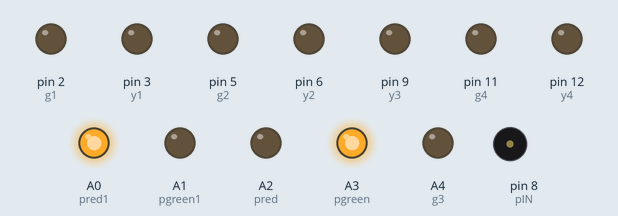
A sketch run on a simulated Arduino Uno, built with avr-gcc and run on an emulated ATmega328P. Parts: output pins drawn as LEDs (lit = HIGH), buzzer (waves = sounding). Pins used as bus, display or sensor lines are not drawn.

Above: at 0.17 s.
At 2.6 s:
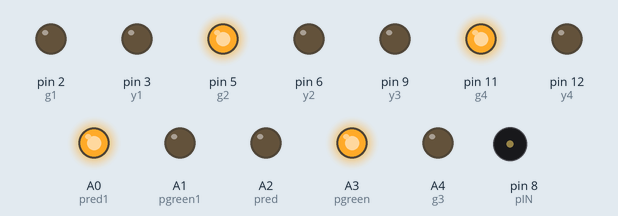
At 19.9 s:
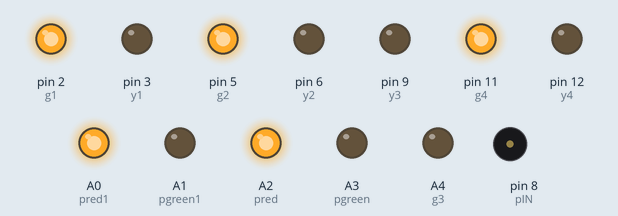
At 23.9 s:
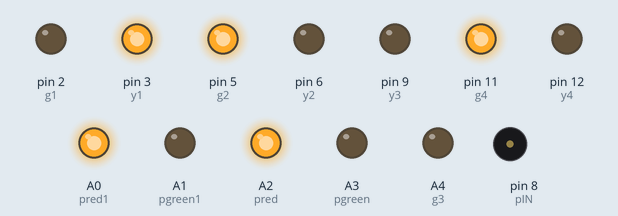
At 29.9 s:
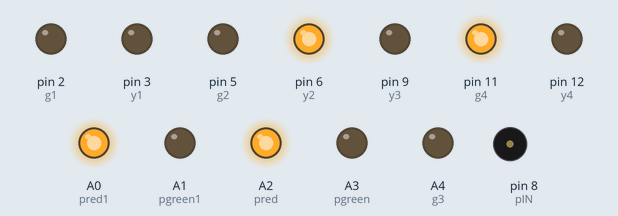
At 37.9 s:
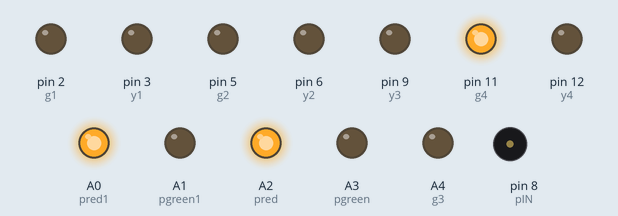
Timing chart, 0 to 39.4 s (numbered marks = the images above):
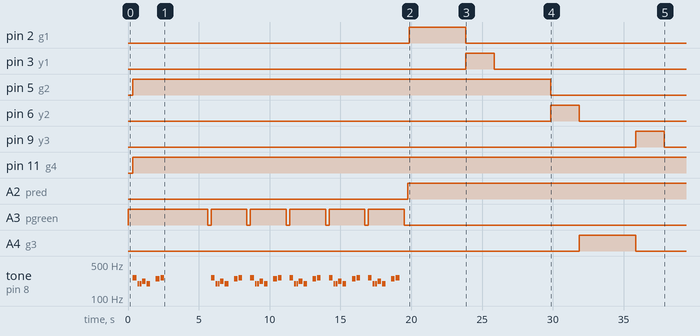

The sketch:

Intelligent_Traffic_Light_for_Visually_Impaired_People.ino
```cpp
#include "pitches.h"


int melody[] = {

  NOTE_C4, NOTE_G3, NOTE_G3, NOTE_A3, NOTE_G3, 0, NOTE_B3, NOTE_C4
};

// note durations: 4 = quarter note, 8 = eighth note, etc.:
int noteDurations[] = {

  4, 8, 8, 4, 4, 4, 4, 4
};

void Playtone13()
{
  for (int thisNote = 0; thisNote < 8; thisNote++)
{

    int noteDuration = 1000 / noteDurations[thisNote];

    tone(8, melody[thisNote], noteDuration);

    int pauseBetweenNotes = noteDuration * 1.30;

    delay(pauseBetweenNotes);

    // stop the tone playing:

    noTone(8);

  }
}

void Playtone24()
{
  for (int thisNote = 0; thisNote < 8; thisNote++)
{

    int noteDuration = 1000 / noteDurations[thisNote];

    tone(A5, melody[thisNote], noteDuration);

    int pauseBetweenNotes = noteDuration * 1.30;

    delay(pauseBetweenNotes);

    // stop the tone playing:

    noTone(A5);

  }
}


// Assumption: We begin with a green for pedestrians
// and it repeats after an entire cycle
const int g1 = 2;
const int y1 = 3;
const int r1 = 4;
const int g2 = 5;
const int y2 = 6;
const int r2 = 7;
const int g3 = A4;
const int y3 = 9;
const int r3 = 10;
const int g4 = 11;
const int y4 = 12;
const int r4 = 13;
const int pred = A2;
const int pgreen = A3;
const int pred1=A0;
const int pgreen1=A1;
 const int pIN=8;
const int pIN1=A5;
void setup()

{
pinMode (r1, OUTPUT);
pinMode (y1, OUTPUT);
pinMode (g1, OUTPUT);
pinMode (r2, OUTPUT);
pinMode (y2, OUTPUT);
pinMode (g2, OUTPUT);
pinMode (r3, OUTPUT);
pinMode (y3, OUTPUT);
pinMode (g3, OUTPUT);
pinMode (r4, OUTPUT);
pinMode (y4, OUTPUT);
pinMode (g4, OUTPUT);
pinMode (pred, OUTPUT);
pinMode (pgreen, OUTPUT);
pinMode (pred1, OUTPUT);
pinMode (pgreen1, OUTPUT);
digitalWrite (r1, HIGH);
digitalWrite (r2, HIGH);
digitalWrite (r3, HIGH);
digitalWrite (r4, HIGH);
digitalWrite (pgreen, HIGH);
digitalWrite (pred1, HIGH);
pinMode (pIN, INPUT);//Button 8
pinMode (pIN1, INPUT);//Button A5


}

void loop() {
WalkCycle13();

WalkCycle24();


}
// The WalkCycle function is for pedestrians
void WalkCycle13() {
  delay(350);
digitalWrite (g1, LOW);digitalWrite (g2, HIGH);digitalWrite (g3, LOW);digitalWrite (g4, HIGH);
digitalWrite (y1, LOW);digitalWrite (y2, LOW);digitalWrite (y3, LOW);digitalWrite (y4, LOW);
digitalWrite (r1, HIGH);digitalWrite (r2, LOW);digitalWrite (r3, HIGH);digitalWrite (r4, LOW);


  digitalWrite (pgreen, HIGH);
  Playtone13();
  digitalWrite (pred, LOW);
  delay (3000);
  digitalWrite (pgreen, LOW);
  //digitalWrite(pIN, LOW);  // Turn off green Pedestrian Light
  delay(250);
  for (int x = 0; x < 5; x++) {  // Flash green Ped LED 5X
    digitalWrite(pgreen, HIGH);
    Playtone13();
    delay(250);
    digitalWrite(pgreen, LOW);
    delay(250);
  }
  digitalWrite(pred, HIGH);
  turn();
}
void WalkCycle24() {
  delay(350);
digitalWrite (g1, HIGH);digitalWrite (g2, LOW);digitalWrite (g3, HIGH);digitalWrite (g4, LOW);
digitalWrite (y1, LOW);digitalWrite (y2, LOW);digitalWrite (y3, LOW);digitalWrite (y4, LOW);
digitalWrite (r1, LOW);digitalWrite (r2, HIGH);digitalWrite (r3, LOW);digitalWrite (r4, HIGH);


  digitalWrite (pgreen1, HIGH);
  Playtone24();
  digitalWrite (pred1, LOW);
  delay (3000);
  digitalWrite (pgreen1, LOW);
  //digitalWrite(pIN, LOW);  // Turn off green Pedestrian Light
  delay(250);
  for (int x = 0; x < 5; x++) {  // Flash green Ped LED 5X
    digitalWrite(pgreen1, HIGH);
    Playtone24();
    delay(250);
    digitalWrite(pgreen1, LOW);
    delay(250);
  }
  digitalWrite(pred1, HIGH);
  turn();
}
void turn(){
  delay(100);
digitalWrite (r1, LOW);
digitalWrite(g1,HIGH); //1st Light
digitalWrite(r2,HIGH);
digitalWrite(r3,HIGH);
digitalWrite(r4,HIGH);
delay(4000);


digitalWrite(g1,LOW);

digitalWrite(y1,HIGH);
digitalWrite(r2,HIGH);
digitalWrite(r3,HIGH);
digitalWrite(r4,HIGH);
delay(2000);

digitalWrite(y1,LOW);
digitalWrite(r2,LOW);

digitalWrite(r1,HIGH);
digitalWrite(g2,HIGH); //2nd light
digitalWrite(r3,HIGH);
digitalWrite(r4,HIGH);
delay(4000);

digitalWrite(g2,LOW);

digitalWrite(y2,HIGH);
digitalWrite(r1,HIGH);
digitalWrite(r3,HIGH);
digitalWrite(r4,HIGH);
delay(2000);

digitalWrite(y2,LOW);
digitalWrite(r3,LOW);

digitalWrite(g3,HIGH);//3rd light
digitalWrite(r1,HIGH);
digitalWrite(r2,HIGH);
digitalWrite(r4,HIGH);
delay(4000);

digitalWrite(g3,LOW);

digitalWrite(y3,HIGH);
digitalWrite(r1,HIGH);
digitalWrite(r2,HIGH);
digitalWrite(r4,HIGH);
delay(2000);

digitalWrite(y3,LOW);
digitalWrite(r3,LOW);
digitalWrite(r4,LOW);

digitalWrite(g4,HIGH);//4th light
digitalWrite(r1,HIGH);
digitalWrite(r2,HIGH);
digitalWrite(r3,HIGH);
delay(4000);

digitalWrite(g4,LOW);
digitalWrite(r4,LOW);


digitalWrite(y4,HIGH);
digitalWrite(r1,HIGH);
digitalWrite(r2,HIGH);
digitalWrite(r3,HIGH);
delay(2000);

digitalWrite(y4,LOW);
digitalWrite(r4,LOW);
digitalWrite(r1,LOW);
}
```

pitches.h
```cpp
#define NOTE_B0  31
#define NOTE_C1  33
#define NOTE_CS1 35
#define NOTE_D1  37
#define NOTE_DS1 39
#define NOTE_E1  41
#define NOTE_F1  44
#define NOTE_FS1 46
#define NOTE_G1  49
#define NOTE_GS1 52
#define NOTE_A1  55
#define NOTE_AS1 58
#define NOTE_B1  62
#define NOTE_C2  65
#define NOTE_CS2 69
#define NOTE_D2  73
#define NOTE_DS2 78
#define NOTE_E2  82
#define NOTE_F2  87
#define NOTE_FS2 93
#define NOTE_G2  98
#define NOTE_GS2 104
#define NOTE_A2  110
#define NOTE_AS2 117
#define NOTE_B2  123
#define NOTE_C3  131
#define NOTE_CS3 139
#define NOTE_D3  147
#define NOTE_DS3 156
#define NOTE_E3  165
#define NOTE_F3  175
#define NOTE_FS3 185
#define NOTE_G3  196
#define NOTE_GS3 208
#define NOTE_A3  220
#define NOTE_AS3 233
#define NOTE_B3  247
#define NOTE_C4  262
#define NOTE_CS4 277
#define NOTE_D4  294
#define NOTE_DS4 311
#define NOTE_E4  330
#define NOTE_F4  349
#define NOTE_FS4 370
#define NOTE_G4  392
#define NOTE_GS4 415
#define NOTE_A4  440
#define NOTE_AS4 466
#define NOTE_B4  494
#define NOTE_C5  523
#define NOTE_CS5 554
#define NOTE_D5  587
#define NOTE_DS5 622
#define NOTE_E5  659
#define NOTE_F5  698
#define NOTE_FS5 740
#define NOTE_G5  784
#define NOTE_GS5 831
#define NOTE_A5  880
#define NOTE_AS5 932
#define NOTE_B5  988
#define NOTE_C6  1047
#define NOTE_CS6 1109
#define NOTE_D6  1175
#define NOTE_DS6 1245
#define NOTE_E6  1319
#define NOTE_F6  1397
#define NOTE_FS6 1480
#define NOTE_G6  1568
#define NOTE_GS6 1661
#define NOTE_A6  1760
#define NOTE_AS6 1865
#define NOTE_B6  1976
#define NOTE_C7  2093
#define NOTE_CS7 2217
#define NOTE_D7  2349
#define NOTE_DS7 2489
#define NOTE_E7  2637
#define NOTE_F7  2794
#define NOTE_FS7 2960
#define NOTE_G7  3136
#define NOTE_GS7 3322
#define NOTE_A7  3520
#define NOTE_AS7 3729
#define NOTE_B7  3951
#define NOTE_C8  4186
#define NOTE_CS8 4435
#define NOTE_D8  4699
#define NOTE_DS8 4978
```

Measured:
- by itself, pin 2 (g1): LOW → HIGH at 19.8 s, → LOW 4.0 s later
- by itself, pin 3 (y1): LOW → HIGH at 23.8 s, → LOW 2.0 s later
- by itself, pin 5 (g2): LOW → HIGH at 0.35 s, → LOW 29.5 s later
- by itself, pin 6 (y2): LOW → HIGH at 29.8 s, → LOW 2.0 s later
- by itself, pin 9 (y3): LOW → HIGH at 35.8 s, → LOW 2.0 s later
- by itself, pin 11 (g4): LOW → HIGH at 0.35 s
- by itself, A2 (pred): LOW → HIGH at 19.7 s
- by itself, A3 (pgreen): alternates HIGH for 2.5 s and LOW for 0.25 s, 11 changes in all, then stays LOW
